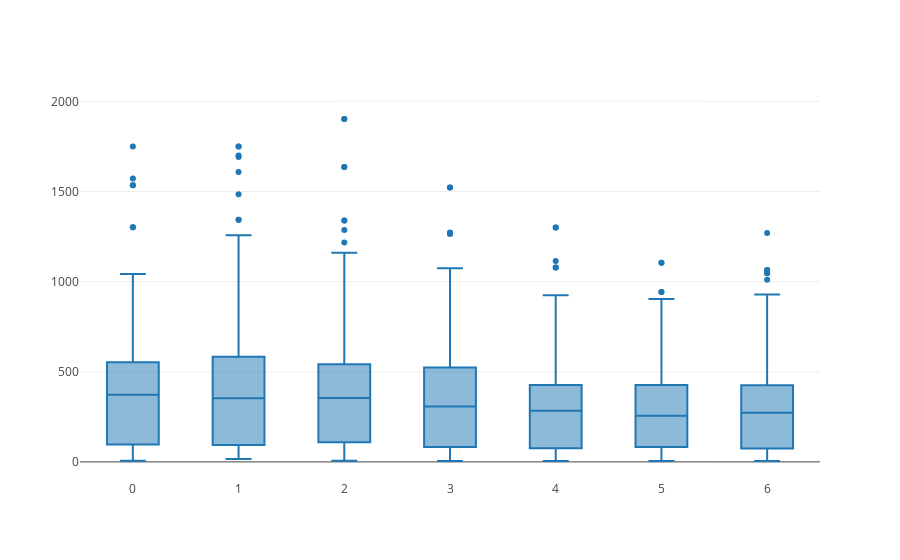

Here is the notebook cell this chart was saved with:
### Code cell
trace = go.Box(
    y=df['n_chances'],
    x=df['day_of_week']
    )
data = [trace]

plotly.offline.iplot(data, filename='basic-line')

### Figure 1 — Plotly figure (JSON) as saved in the notebook; plotly's stock layout.template omitted (floating-point values rounded to 4 significant figures; data arrays with more than 128 entries replaced by an {"elided": "..."} marker saying what was removed)
{"data": [{"type": "box", "uid": "91b17e4e-d428-4ce2-938c-1a3c6d1ceb33", "x": {"elided": "1174 int values"}, "y": {"elided": "1174 int values"}}], "layout": {}}
